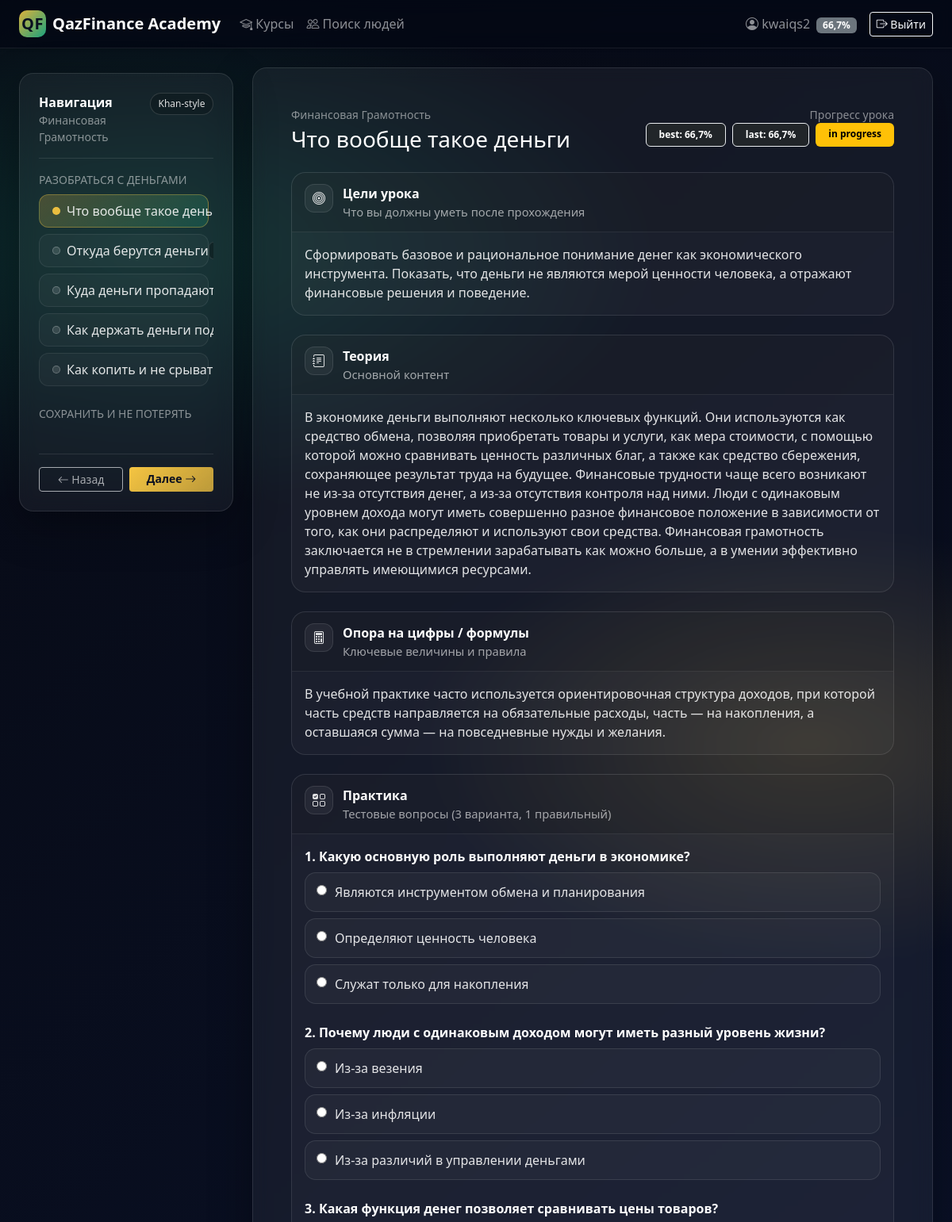
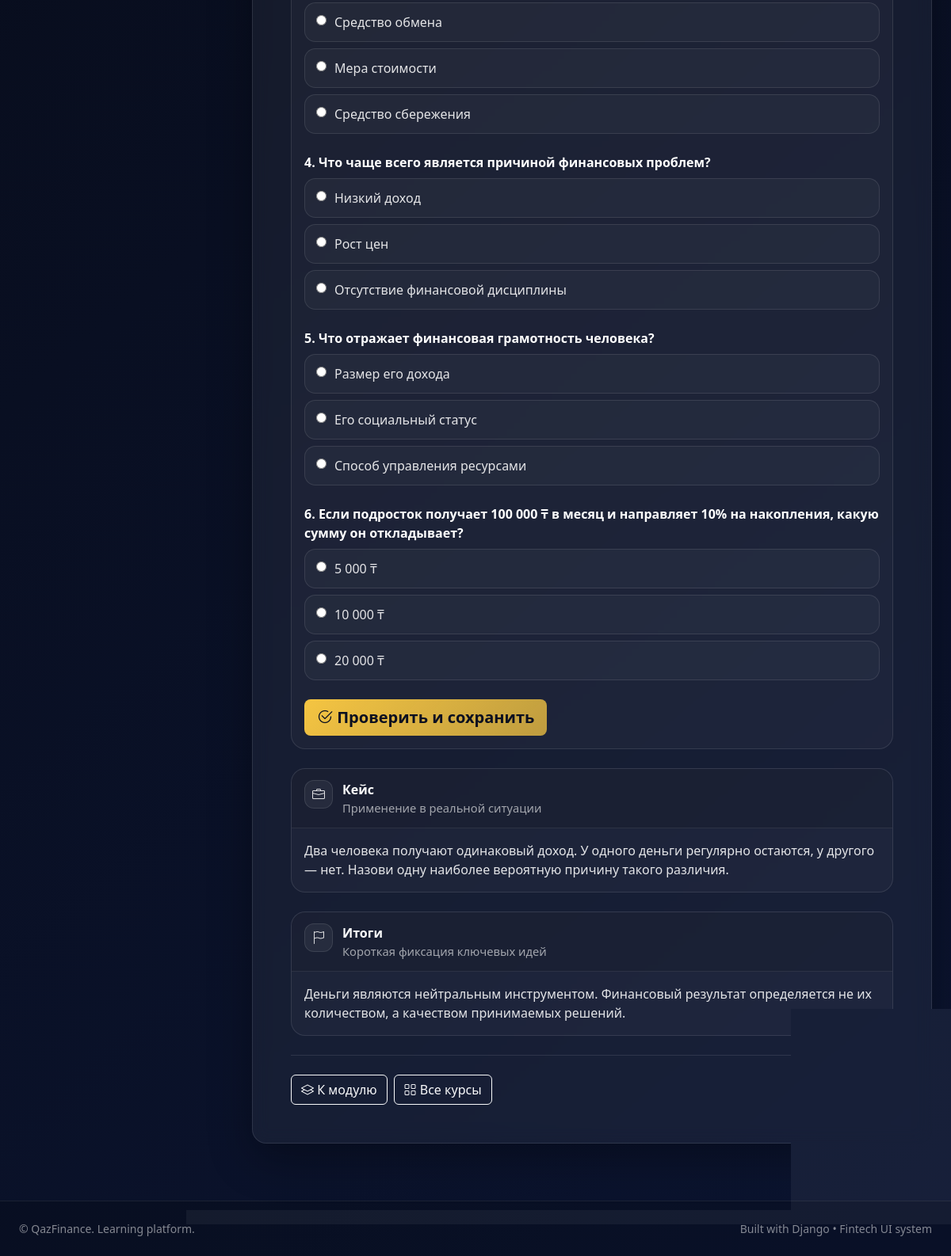
/academy/course/finance/lesson/1/ (signed in), run on the app's committed database (2 pictures, top to bottom).
### accounts/models.py (models this page shows, shortened)
class User(AbstractBaseUser, PermissionsMixin):
    email = models.EmailField(unique=True)
    full_name = models.CharField(max_length=255)
    nickname = models.CharField(max_length=64, unique=True)
    age = models.PositiveIntegerField(null=True, blank=True)
    school = models.CharField(max_length=255, blank=True)
    country = models.CharField(max_length=128, blank=True)
    city = models.CharField(max_length=128, blank=True)
    rating = models.FloatField(default=0.0)
    email_verified = models.BooleanField(default=False)
    is_active = models.BooleanField(default=True)
    is_staff = models.BooleanField(default=False)
    date_joined = models.DateTimeField(default=timezone.now)
    objects = UserManager()
    USERNAME_FIELD = "email"
    REQUIRED_FIELDS = ["full_name", "nickname"]

### academy/models.py (models this page shows, shortened)
class Course(models.Model):
    title = models.CharField(max_length=255)
    slug = models.SlugField(unique=True)
    description = models.TextField(blank=True)
    is_published = models.BooleanField(default=True)

class Unit(models.Model):
    course = models.ForeignKey(Course, on_delete=models.CASCADE, related_name="units")
    title = models.CharField(max_length=255)
    order = models.PositiveIntegerField(default=1)
    class Meta:
        ordering = ["order", "id"]
        unique_together = [("course", "order")]

class Lesson(models.Model):
    unit = models.ForeignKey(Unit, on_delete=models.CASCADE, related_name="lessons")
    title = models.CharField(max_length=255)
    order = models.PositiveIntegerField(default=1)
    objectives = models.TextField(blank=True, help_text="Можно использовать базовый HTML")
    theory = models.TextField(blank=True, help_text="Можно использовать базовый HTML")
    numbers = models.TextField(blank=True, help_text="Опционально: формулы/цифры/опоры (HTML допускается)")
    case = models.TextField(blank=True, help_text="Кейс (HTML допускается)")
    summary = models.TextField(blank=True, help_text="Итоги (HTML допускается)")
    class Meta:
        ordering = ["order", "id"]
        unique_together = [("unit", "order")]

class LessonProgress(models.Model):
    user = models.ForeignKey(settings.AUTH_USER_MODEL, on_delete=models.CASCADE, related_name="lesson_progress")
    lesson = models.ForeignKey(Lesson, on_delete=models.CASCADE, related_name="progress_records")
    best_score = models.FloatField(default=0.0)
    last_score = models.FloatField(default=0.0)
    completed = models.BooleanField(default=False)
    updated_at = models.DateTimeField(auto_now=True)
    class Meta:
        unique_together = [("user", "lesson")]

class Question(models.Model):
    lesson = models.ForeignKey(Lesson, on_delete=models.CASCADE, related_name="questions")
    text = models.TextField()
    order = models.PositiveIntegerField(default=1)
    class Meta:
        ordering = ["order", "id"]
        unique_together = [("lesson", "order")]

class Choice(models.Model):
    question = models.ForeignKey(Question, on_delete=models.CASCADE, related_name="choices")
    text = models.CharField(max_length=255)
    is_correct = models.BooleanField(default=False)

### academy/views.py (the view, shortened to what this page needs)
# urls.py: path("course/<slug:slug>/lesson/<int:lesson_id>/", views.lesson_detail_view, name="lesson_detail"),
@verified_required
def lesson_detail_view(request, slug: str, lesson_id: int):
    course = get_object_or_404(Course, slug=slug, is_published=True)
    lesson = get_object_or_404(Lesson, id=lesson_id, unit__course=course)
    if not Enrollment.objects.filter(user=request.user, course=course).exists():
        messages.info(request, "Сначала запишитесь на курс, чтобы отслеживать прогресс.")
        return redirect("academy:course_detail", slug=slug)
    questions = Question.objects.filter(lesson=lesson).prefetch_related("choices").order_by("order")
    progress_map = {
        p.lesson_id: p for p in LessonProgress.objects.filter(user=request.user, lesson__unit__course=course)
    }
    progress = progress_map.get(lesson.id)
    result = None
    selected_answers = {}
    sidebar = _build_sidebar(course, progress_map={**progress_map, **({lesson.id: progress} if progress else {})})
    ordered_lessons = list(Lesson.objects.filter(unit__course=course).select_related("unit").order_by("unit__order", "order", "id"))
    idx = next((i for i, l in enumerate(ordered_lessons) if l.id == lesson.id), None)
    prev_l = ordered_lessons[idx - 1] if idx is not None and idx > 0 else None
    next_l = ordered_lessons[idx + 1] if idx is not None and idx < len(ordered_lessons) - 1 else None
    return render(request, "academy/lesson_detail.html", {
        "course": course,
        "lesson": lesson,
        "questions": questions,
        "progress": progress,
        "sidebar": sidebar,
        "result": result,
        "selected_answers": selected_answers,
        "prev_lesson": prev_l,
        "next_lesson": next_l,
    })

### templates/academy/lesson_detail.html (shortened to what this page needs)
{% extends "base.html" %}
{% load academy_extras %}
{% block content %}
<div class="row g-4">
  <div class="col-lg-4 col-xl-3">
    <div class="glass-card p-3 p-lg-4 sticky-lg-top" style="top: 92px;">
      <div class="d-flex align-items-start justify-content-between gap-2 mb-2">
        <div>
          <div class="text-white fw-bold">Навигация</div>
          <div class="text-white-50 small">{{ course.title }}</div>
        </div>
        <span class="tag">Khan‑style</span>
      </div>
      <div class="divider my-3"></div>
      <div class="sidebar-scroll">
        {% for item in sidebar %}
          <div class="mb-3">
            <div class="text-white-50 small mb-2">{{ item.unit.title }}</div>
            <div class="list-group list-group-dark">
              {% for row in item.lessons %}
                {% with l=row.lesson p=row.progress %}
                <a class="list-group-item list-group-item-action d-flex align-items-center justify-content-between
                          {% if l.id == lesson.id %}active{% endif %}"
                   href="/academy/course/{{ course.slug }}/lesson/{{ l.id }}/">
                  <div class="d-flex align-items-center gap-2">
                    <span class="lesson-dot {% if p and p.completed %}done{% elif p %}mid{% else %}none{% endif %}"></span>
                    <span class="text-truncate">{{ l.title }}</span>
                  </div>
                  <span class="badge badge-mini">
                  </span>
                </a>
                {% endwith %}
              {% endfor %}
            </div>
          </div>
        {% endfor %}
      </div>
      <div class="divider my-3"></div>
      <div class="d-flex gap-2">
        {% if prev_lesson %}
          <a class="btn btn-outline-light btn-sm w-50" href="/academy/course/{{ course.slug }}/lesson/{{ prev_lesson.id }}/">
            <i class="bi bi-arrow-left"></i> Назад
          </a>
        {% else %}
          <button class="btn btn-outline-light btn-sm w-50" disabled><i class="bi bi-arrow-left"></i> Назад</button>
        {% endif %}
        {% if next_lesson %}
          <a class="btn btn-gold btn-sm w-50" href="/academy/course/{{ course.slug }}/lesson/{{ next_lesson.id }}/">
            Далее <i class="bi bi-arrow-right"></i>
          </a>
        {% else %}
          <button class="btn btn-gold btn-sm w-50" disabled>Далее <i class="bi bi-arrow-right"></i></button>
        {% endif %}
      </div>
    </div>
  </div>
  <div class="col-lg-8 col-xl-9">
    <div class="glass-card p-4 p-lg-5">
      <div class="d-flex flex-column flex-md-row align-items-md-start justify-content-between gap-3 mb-4">
        <div>
          <div class="text-white-50 small mb-1">{{ course.title }}</div>
          <h1 class="h3 text-white mb-0">{{ lesson.title }}</h1>
        </div>
        <div class="text-end">
          <div class="text-white-50 small">Прогресс урока</div>
          {% if progress %}
            <div class="d-flex flex-wrap gap-2 justify-content-md-end">
              <span class="badge text-bg-dark border border-light-subtle px-3 py-2">best: {{ progress.best_score|floatformat:1 }}%</span>
              <span class="badge text-bg-dark border border-light-subtle px-3 py-2">last: {{ progress.last_score|floatformat:1 }}%</span>
              {% if progress.completed %}
                <span class="badge text-bg-success px-3 py-2">completed</span>
              {% else %}
                <span class="badge text-bg-warning px-3 py-2">in progress</span>
              {% endif %}
            </div>
          {% else %}
            <div class="badge text-bg-secondary px-3 py-2">not started</div>
          {% endif %}
        </div>
      </div>
      <div class="lesson-section mb-4">
        <div class="section-head">
          <i class="bi bi-bullseye"></i>
          <div>
            <div class="title">Цели урока</div>
            <div class="subtitle">Что вы должны уметь после прохождения</div>
          </div>
        </div>
        <div class="section-body">
          {% if lesson.objectives %}{{ lesson.objectives|safe }}{% else %}<span class="text-white-50">—</span>{% endif %}
        </div>
      </div>
      <div class="lesson-section mb-4">
        <div class="section-head">
          <i class="bi bi-journal-text"></i>
          <div>
            <div class="title">Теория</div>
            <div class="subtitle">Основной контент</div>
          </div>
        </div>
        <div class="section-body">
          {% if lesson.theory %}{{ lesson.theory|safe }}{% else %}<span class="text-white-50">—</span>{% endif %}
        </div>
      </div>
      {% if lesson.numbers %}
      <div class="lesson-section mb-4">
        <div class="section-head">
          <i class="bi bi-calculator"></i>
          <div>
            <div class="title">Опора на цифры / формулы</div>
            <div class="subtitle">Ключевые величины и правила</div>
          </div>
        </div>
        <div class="section-body">
          {{ lesson.numbers|safe }}
        </div>
      </div>
      {% endif %}
      <div class="lesson-section mb-4">
        <div class="section-head">
          <i class="bi bi-ui-checks-grid"></i>
          <div>
            <div class="title">Практика</div>
            <div class="subtitle">Тестовые вопросы (3 варианта, 1 правильный)</div>
          </div>
        </div>
        <div class="section-body">
          {% if questions %}
            <form method="post" class="quiz">
              {% for q in questions %}
                <div class="quiz-q mb-4">
                  <div class="text-white fw-semibold mb-2">{{ forloop.counter }}. {{ q.text }}</div>
                  <div class="d-grid gap-2">
                    {% for ch in q.choices.all %}
                      <label class="choice">
                        <input type="radio" name="q_{{ q.id }}" value="{{ ch.id }}"
                          {% if selected_answers|get_item:q.id == ch.id %}checked{% endif %}>
                        <span>{{ ch.text }}</span>
                      </label>
                    {% endfor %}
                  </div>
                </div>
              {% endfor %}
              <button class="btn btn-gold btn-lg" type="submit"><i class="bi bi-check2-circle"></i> Проверить и сохранить</button>
            </form>
          {% else %}
            <div class="alert alert-warning mb-0">Вопросы для урока пока не добавлены.</div>
          {% endif %}
        </div>
      </div>
      <div class="lesson-section mb-4">
        <div class="section-head">
          <i class="bi bi-briefcase"></i>
          <div>
            <div class="title">Кейс</div>
            <div class="subtitle">Применение в реальной ситуации</div>
          </div>
        </div>
        <div class="section-body">
          {% if lesson.case %}{{ lesson.case|safe }}{% else %}<span class="text-white-50">—</span>{% endif %}
        </div>
      </div>
      <div class="lesson-section">
        <div class="section-head">
          <i class="bi bi-flag"></i>
          <div>
            <div class="title">Итоги</div>
            <div class="subtitle">Короткая фиксация ключевых идей</div>
          </div>
        </div>
        <div class="section-body">
          {% if lesson.summary %}{{ lesson.summary|safe }}{% else %}<span class="text-white-50">—</span>{% endif %}
        </div>
      </div>
      <div class="divider my-4"></div>
      <div class="d-flex flex-wrap gap-2">
        <a class="btn btn-outline-light" href="/academy/course/{{ course.slug }}/"><i class="bi bi-layers"></i> К модулю</a>
        <a class="btn btn-outline-light" href="/academy/"><i class="bi bi-grid"></i> Все курсы</a>
      </div>
    </div>
  </div>
</div>
{% endblock %}

### templates/base.html (shortened to what this page needs)
<!doctype html>
<html lang="ru">
<head>
  <link href="https://cdn.jsdelivr.net/npm/bootstrap@5.3.3/dist/css/bootstrap.min.css" rel="stylesheet">
  <link href="https://cdn.jsdelivr.net/npm/bootstrap-icons@1.11.3/font/bootstrap-icons.css" rel="stylesheet">
  <link href="/static/css/app.css" rel="stylesheet">
</head>
<body class="app-bg">
<nav class="navbar navbar-expand-lg navbar-dark app-nav shadow-sm sticky-top">
  <div class="container-fluid px-4">
    <a class="navbar-brand fw-bold d-flex align-items-center gap-2" href="/">
      <span class="brand-mark">QF</span>
      <span>QazFinance Academy</span>
    </a>
    <div class="collapse navbar-collapse" id="navMain">
      <ul class="navbar-nav me-auto mb-2 mb-lg-0">
        <li class="nav-item"><a class="nav-link" href="/academy/"><i class="bi bi-mortarboard"></i> Курсы</a></li>
        <li class="nav-item"><a class="nav-link" href="/accounts/people/"><i class="bi bi-people"></i> Поиск людей</a></li>
      </ul>
      <ul class="navbar-nav ms-auto align-items-lg-center gap-lg-2">
        {% if user.is_authenticated %}
          <li class="nav-item">
            <a class="nav-link" href="/accounts/profile/">
              <i class="bi bi-person-circle"></i> {{ user.nickname }}
              <span class="badge text-bg-secondary ms-1">{{ user.rating|floatformat:1 }}%</span>
            </a>
          </li>
          <li class="nav-item"><a class="btn btn-outline-light btn-sm" href="/accounts/logout/"><i class="bi bi-box-arrow-right"></i> Выйти</a></li>
        {% else %}
          <li class="nav-item"><a class="btn btn-outline-light btn-sm" href="/accounts/login/">Войти</a></li>
          <li class="nav-item"><a class="btn btn-gold btn-sm" href="/accounts/signup/">Регистрация</a></li>
        {% endif %}
      </ul>
    </div>
  </div>
</nav>
<main class="container-fluid px-4 py-4">
  {% block content %}{% endblock %}
</main>
<footer class="app-footer mt-5">
  <div class="container-fluid px-4 py-4">
    <div class="d-flex flex-column flex-md-row justify-content-between gap-2">
      <div class="text-white-50 small">
        © {{ now|date:"Y" }} QazFinance. Learning platform.
      </div>
      <div class="text-white-50 small">
        Built with Django • Fintech UI system
      </div>
    </div>
  </div>
</footer>
</body>
</html>

### data on the page
User: nickname "kwaiqs2", rating "66,7"
Course: title "Финансовая Грамотность"
Unit: unit "РАЗОБРАТЬСЯ С ДЕНЬГАМИ"
Lesson: lesson "Что вообще такое…", title "Что вообще такое деньги", objectives "Сформировать базовое и рациональное понимание денег как экономического инструмента. Показать, что деньги не являются мерой ценности человека, а отражают финансовые решения и поведение.", theory "В экономике деньги выполняют несколько ключевых функций. Они используются как средство обмена, позволяя приобретать товары и услуги, как мера стоимости, с помощью которой можно сравнивать ценность различных благ, а также как средство сбережения, сохраняющее результат труда на будущее. Финансовые трудности чаще всего возникают не из-за отсутствия денег, а из-за отсутствия контроля над ними. Люди с одинаковым уровнем дохода могут иметь совершенно разное финансовое положение в зависимости от того, как они распределяют и используют свои средства. Финансовая грамотность заключается не в стремлении зарабатывать как можно больше, а в умении эффективно управлять имеющимися ресурсами.", numbers "В учебной практике часто используется ориентировочная структура доходов, при которой часть средств направляется на обязательные расходы, часть — на накопления, а оставшаяся сумма — на повседневные нужды и желания.", case "Два человека получают одинаковый доход. У одного деньги регулярно остаются, у другого — нет. Назови одну наиболее вероятную причину такого различия.", summary "Деньги являются нейтральным инструментом. Финансовый результат определяется не их количеством, а качеством принимаемых решений."
Lesson: lesson "Откуда берутся деньги"
Lesson: lesson "Куда деньги…"
Lesson: lesson "Как держать деньги…"
Lesson: lesson "Как копить и не…"
Unit: unit "СОХРАНИТЬ И НЕ ПОТЕРЯТЬ"
LessonProgress: best_score "66,7", last_score "66,7"
Question: text "Какую основную роль выполняют деньги в экономике?", id "☐ Являются инструментом обмена и", id "☐ Определяют ценность человека", id "☐ Служат только для накопления"
Choice: text "Являются инструментом обмена и планирования"
Choice: text "Определяют ценность человека"
Choice: text "Служат только для накопления"
Question: text "Почему люди с одинаковым доходом могут иметь разный уровень жизни?", id "☐ Из-за везения", id "☐ Из-за инфляции", id "☐ Из-за различий в управлении де"
Choice: text "Из-за везения"
Choice: text "Из-за инфляции"
Choice: text "Из-за различий в управлении деньгами"
Question: text "Какая функция денег позволяет сравнивать цены товаров?", id "☐ Средство обмена", id "☐ Мера стоимости", id "☐ Средство сбережения"
Choice: text "Средство обмена"
Choice: text "Мера стоимости"
Choice: text "Средство сбережения"
Question: text "Что чаще всего является причиной финансовых проблем?", id "☐ Низкий доход", id "☐ Рост цен", id "☐ Отсутствие финансовой дисципли"
Choice: text "Низкий доход"
Choice: text "Рост цен"
Choice: text "Отсутствие финансовой дисциплины"
Question: text "Что отражает финансовая грамотность человека?", id "☐ Размер его дохода", id "☐ Его социальный статус", id "☐ Способ управления ресурсами"
Choice: text "Размер его дохода"
Choice: text "Его социальный статус"
Choice: text "Способ управления ресурсами"
Question: text "Если подросток получает 100 000 ₸ в месяц и направляет 10% на накопления, какую сумму он откладывает?", id "☐ 5 000 ₸", id "☐ 10 000 ₸", id "☐ 20 000 ₸"
Choice: text "5 000 ₸"
Choice: text "10 000 ₸"
Choice: text "20 000 ₸"
